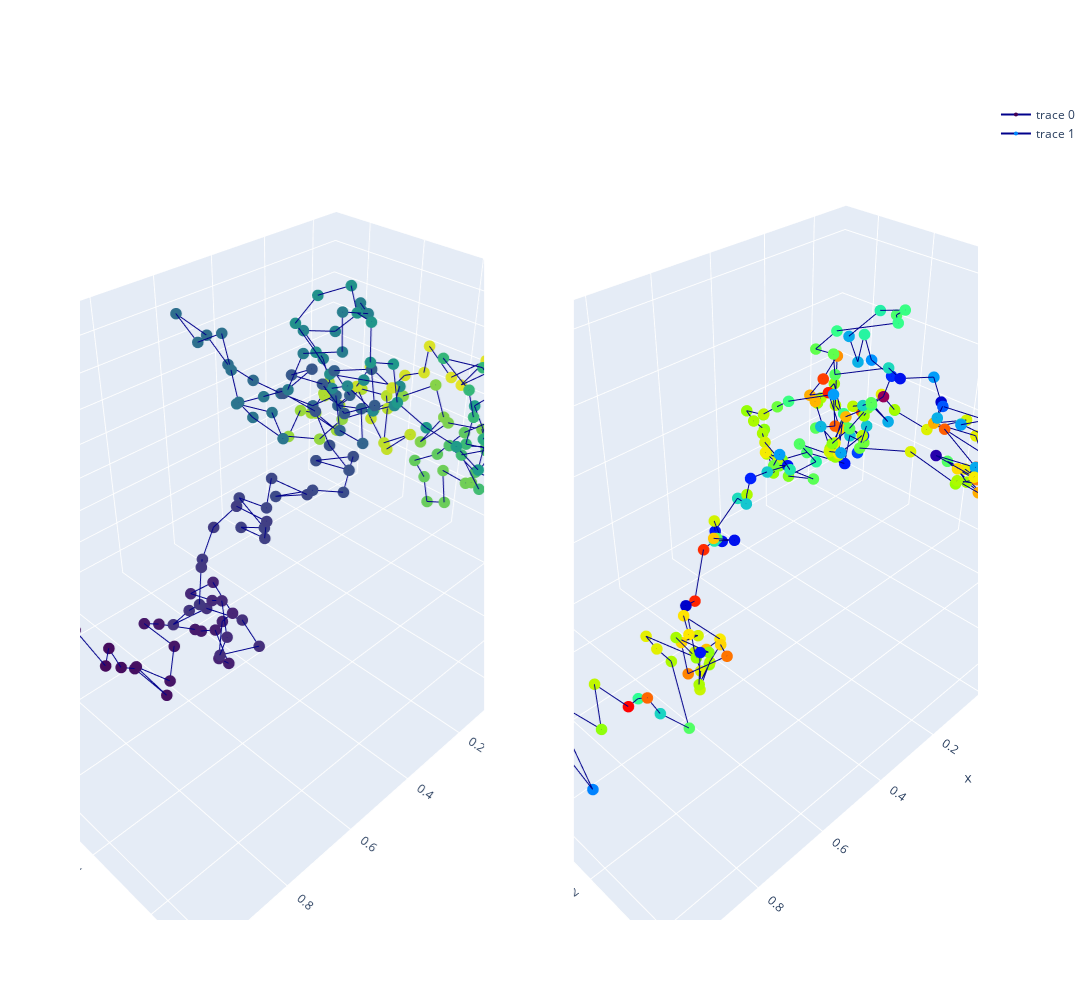

Notebook source saved alongside this figure:
### Code cell
test_true_structure = test_true_structures[GRAPH_TESTED]
test_pred_structure = test_pred_structures[GRAPH_TESTED]

test_pred_structure_superposed, test_true_structure_superposed = \
        kabsch_superimposition_numpy(test_pred_structure, test_true_structure, EMBEDDING_SIZE)

x_pred = test_pred_structure_superposed[:, 0]  
y_pred = test_pred_structure_superposed[:, 1]
z_pred = test_pred_structure_superposed[:, 2]

x_true = test_true_structure_superposed[:, 0]  
y_true = test_true_structure_superposed[:, 1]
z_true = test_true_structure_superposed[:, 2]
pred_structure_unit_ball, true_structure_unit_ball = \
            kabsch_superimposition_numpy(test_pred_structure, test_true_structure, EMBEDDING_SIZE)
d = np.negative(np.log(np.mean(np.divide(np.abs(pred_structure_unit_ball - true_structure_unit_ball),np.abs(true_structure_unit_ball)), axis=1)))

colorscale1 = np.asarray(range(len(x_true)))
colorscale2 = d
color1 = 'Viridis'
color2 = 'rainbow'
plot_true_pred_structures(x_pred, y_pred, z_pred, x_true, y_true, z_true, colorscale1, colorscale2, color1, color2)

# Shape comparison
print('Kabsch distance is ' + str(kabsch_distance_numpy(test_pred_structure, test_true_structure, EMBEDDING_SIZE)))

### Figure 1 — Plotly figure (JSON) as saved in the notebook; plotly's stock layout.template omitted (floating-point values rounded to 4 significant figures; data arrays with more than 128 entries replaced by an {"elided": "..."} marker saying what was removed)
{"data": [{"line": {"color": "darkblue", "width": 2}, "marker": {"color": {"elided": "202 int values"}, "colorscale": [[0, "#440154"], [0.1111, "#482878"], [0.2222, "#3e4989"], [0.3333, "#31688e"], [0.4444, "#26828e"], [0.5556, "#1f9e89"], [0.6667, "#35b779"], [0.7778, "#6ece58"], [0.8889, "#b5de2b"], [1, "#fde725"]], "size": 4}, "scene": "scene", "type": "scatter3d", "x": {"elided": "202 float values"}, "y": {"elided": "202 float values"}, "z": {"elided": "202 float values"}}, {"line": {"color": "darkblue", "width": 2}, "marker": {"color": {"elided": "202 float values"}, "colorscale": [[0, "rgb(150,0,90)"], [0.125, "rgb(0,0,200)"], [0.25, "rgb(0,25,255)"], [0.375, "rgb(0,152,255)"], [0.5, "rgb(44,255,150)"], [0.625, "rgb(151,255,0)"], [0.75, "rgb(255,234,0)"], [0.875, "rgb(255,111,0)"], [1, "rgb(255,0,0)"]], "size": 4}, "scene": "scene2", "type": "scatter3d", "x": {"elided": "202 float values"}, "y": {"elided": "202 float values"}, "z": {"elided": "202 float values"}}], "layout": {"height": 1000, "scene": {"domain": {"x": [0, 0.45], "y": [0, 1]}}, "scene2": {"domain": {"x": [0.55, 1], "y": [0, 1]}}, "width": 1300}}
